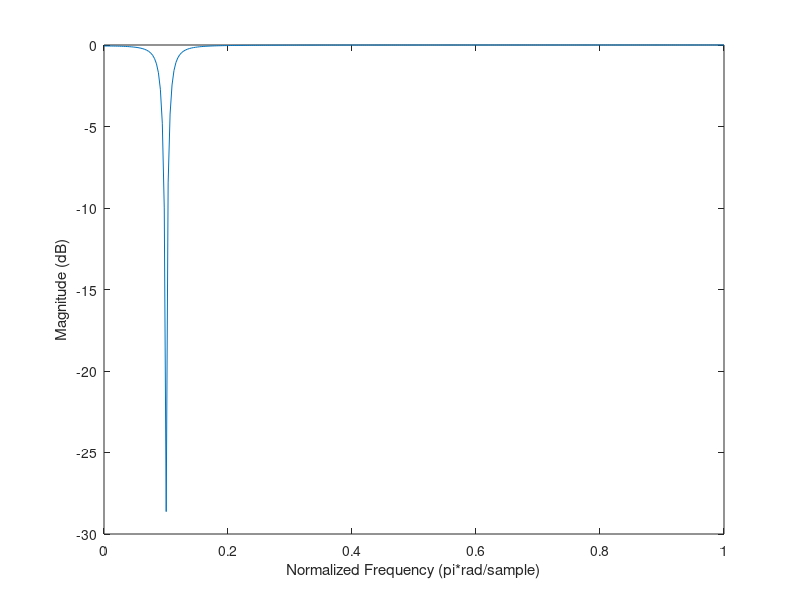

This figure's MATLAB source: (Note: this script raises an error after producing the figure.)
clear

p = [0.9738*exp(pi/10*1j)];
z = [exp(pi/10*1j)];

omega = linspace(0,pi,320);

for i=numel(p):-1:1
    if isreal(p(i))
        Fp_abs(i,:) = sqrt(1 - 2*p(i)*cos(omega) + p(i)^2);
    else
        r = abs(p(i));
        theta = angle(p(i));
        Fp_abs(i,:) = sqrt((cos(2*omega) - 2*r*cos(theta)*cos(omega) + r^2).^2 + (sin(2*omega) - 2*r*cos(theta)*sin(omega)).^2);
    end
end
for i=numel(z):-1:1
    if isreal(z(i))
        Fz_abs(i,:) = sqrt(1 - 2*z(i)*cos(omega) + z(i)^2);
    else
        r = abs(z(i));
        theta = angle(z(i));
        Fz_abs(i,:) = sqrt((cos(2*omega) - 2*r*cos(theta)*cos(omega) + r^2).^2 + (sin(2*omega) - 2*r*cos(theta)*sin(omega)).^2);
    end
end

H_abs = log10(prod(Fz_abs,1)./prod(Fp_abs,1))*20;
peak_gain = max(H_abs);
H_abs = H_abs - peak_gain;

plot(omega/pi, H_abs)
xlabel("Normalized Frequency (pi*rad/sample)")
ylabel("Magnitude (dB)")
title("Peak gain = " + peak_gain + "dB")
grid on